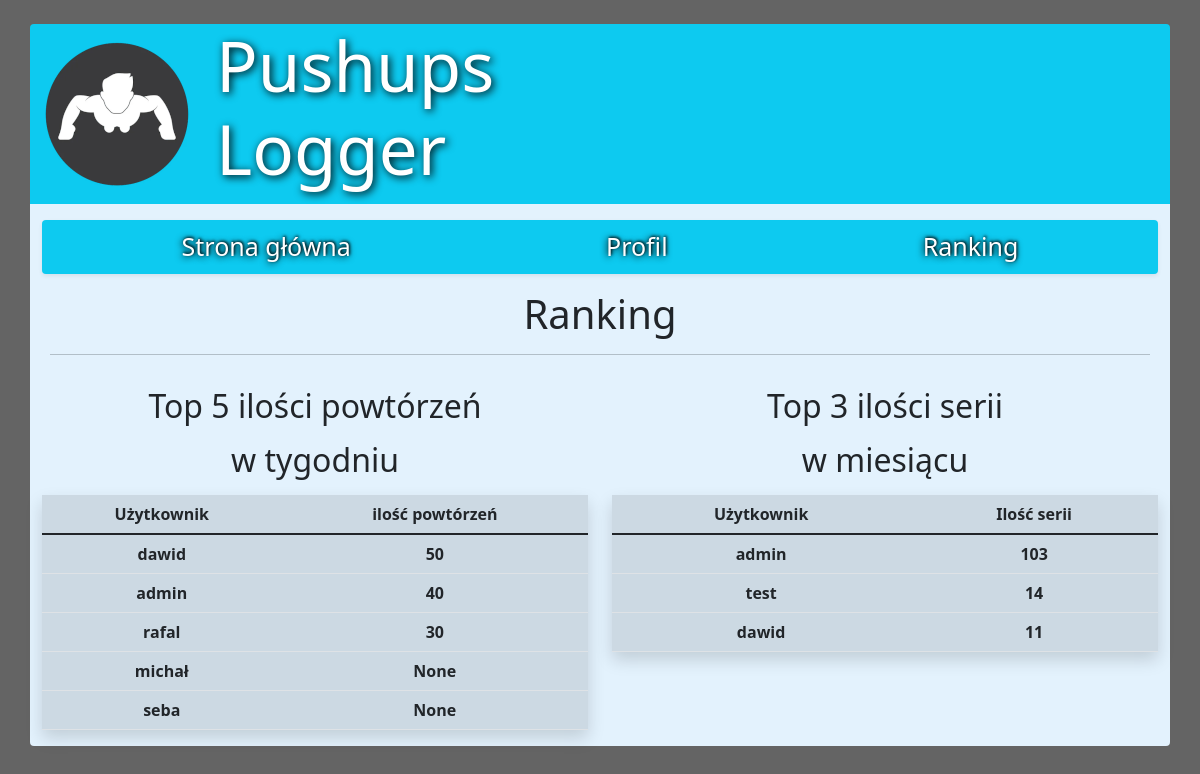
The page /ranking/ on the database its author committed.
### base/models.py (models this page shows)
class User(AbstractUser):
    imie = models.CharField(max_length=30, null = True, blank = True)
    nazwisko = models.CharField(max_length=35, null = True, blank = True)
    first_name = None
    last_name= None
    wiek = models.IntegerField(null = True, blank = True)
    email = models.EmailField(unique=True, null = True)
    avatar = models.ImageField(null=True, default="avatar.webp")
    opis = models.TextField(max_length=250, null = True, blank = True)
    limit = models.BooleanField(default = False)
    dzien = models.DateTimeField(null = True)

### base/views.py (the view)
# urls.py: path("ranking/", views.ranking, name ="ranking"),
def ranking(request):
    now = datetime.now()
    data = (now - timedelta(days=now.weekday())).replace(hour=0,minute=0,second=0,microsecond=0)
    dzien = (now - timedelta(days=now.day-1)).replace(hour=0,minute=0,second=0,microsecond=0)
    users = User.objects.annotate(pushupRecord = Sum("pushups__powtorzenia", filter = Q(pushups__data__gte=data))).order_by('-pushupRecord')[:5]
    usersMonth = User.objects.annotate(pushupMonth = Sum("pushups__seria", filter = Q(pushups__data__gte=dzien))).order_by('-pushupMonth')[:3]
    context = {'users': users, 'usersMonth': usersMonth}
    return render(request, "base/ranking.html", context)

### base/templates/base/ranking.html
﻿{% extends 'main.html' %} {% block content %}
<h1 class="p-2 text-center">
  Ranking
  <hr />
</h1>
<div class="row display-flex justify-content-around">
  <div class="col-auto w-50">
    <h2 class="text-center">Top 5 ilości powtórzeń</h2>
    <h2 class="text-center p-2">w tygodniu</h2>
    <table class="table shadow table-active table-hover text-center">
      <thead>
        <tr>
          <th>Użytkownik</th>
          <th>ilość powtórzeń</th>
        </tr>
      </thead>
      <tbody>
        {% for user in users %}
        <tr>
          <th>{{user.username}}</th>
          <th>{{user.pushupRecord}}</th>
        </tr>
        {% endfor %}
      </tbody>
    </table>
  </div>
  <div class="col-auto w-50">
    <h2 class="text-center">Top 3 ilości serii</h2>
    <h2 class="text-center p-2">w miesiącu</h2>
    <table class="table shadow table-active table-hover text-center">
      <thead>
        <tr>
          <th>Użytkownik</th>
          <th>Ilość serii</th>
        </tr>
      </thead>
      <tbody>
        {% for user in usersMonth %}
        <tr>
          <th>{{user.username}}</th>
          <th>{{user.pushupMonth}}</th>
        </tr>
        {% endfor %}
      </tbody>
    </table>
  </div>
</div>
{% endblock content %}

### rows shown on the page
User: username "dawid", pushupRecord "50", pushupMonth "11"
User: username "admin", pushupRecord "40", pushupMonth "103"
User: username "rafal", pushupRecord "30"
User: username "michał", pushupRecord "None"
User: username "seba", pushupRecord "None"
User: username "test", pushupMonth "14"
